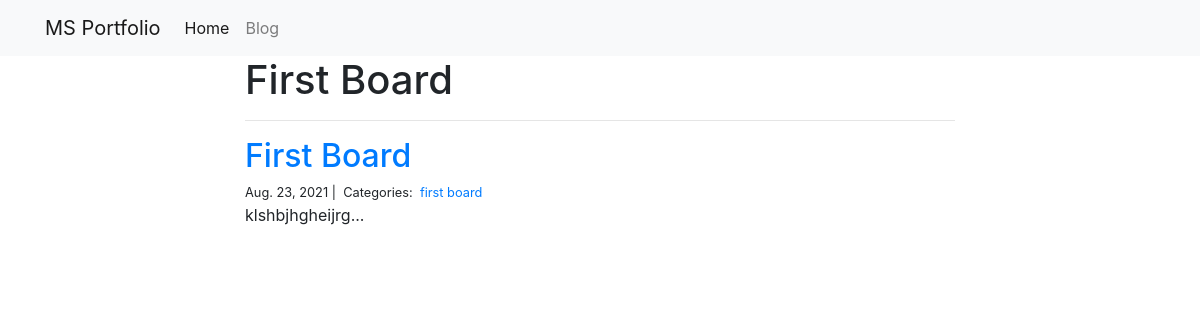
Screenshot of /blog/first board/ with the database file from the repository.
### blog/models.py (models this page shows, shortened)
class Post(models.Model):
    title = models.CharField(
        max_length=255,
    )
    body = models.TextField()
    created_on = models.DateTimeField(
        auto_now_add=True,
    )
    last_modified = models.DateTimeField(
        auto_now=True,
    )
    categories = models.ManyToManyField(
        'Category',
        related_name='posts',
    )
    class Meta:
        verbose_name = 'Post'
        verbose_name_plural = 'Posts'

class Category(models.Model):
    name = models.CharField(
        max_length=30,
    )
    class Meta:
        verbose_name = 'Category'
        verbose_name_plural = 'Categories'

### blog/views.py (the view)
def blog_category(request, category):
    posts = Post.objects.filter(categories__name__contains=category).order_by('-created_on')
    context = {
        "category": category,
        "posts": posts
    }
    return render(request, "blog_category.html", context)

### blog/templates/blog_category.html
{% extends "base.html" %}
{% block page_content %}
    <div class="col-md-8 offset-md-2">
        <h1>{{ category | title }}</h1>
        <hr>
        {% for post in posts %}
            <h2><a href="{% url 'blog_detail' post.pk %}">{{ post.title }}</a></h2>
            <small>
                {{ post.created_on.date }} |&nbsp;
                Categories:&nbsp;
                {% for category in post.categories.all %}
                    <a href="{% url 'blog_category' category.name %}">
                        {{ category.name }}
                    </a>&nbsp;
                {% endfor %}
            </small>
            <p>{{ post.body | slice:":400" }}...</p>
        {% endfor %}
    </div>
{% endblock %}

### rows the page displays
Post: title "First Board", created_on "Aug. 23, 2021", body "klshbjhgheijrg"
Category: name "first board"

### other values shown
{{ category | title }} "First Board"
